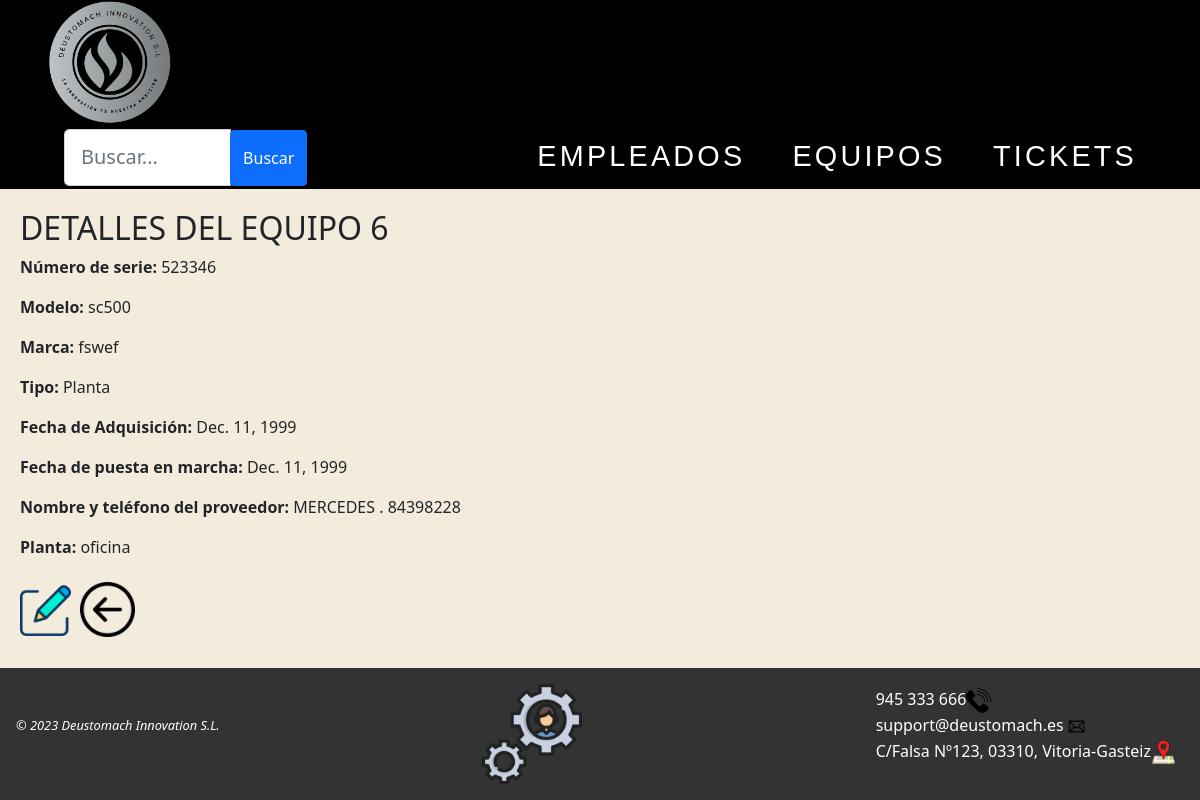
The app's page /AppWeb/listadoEquipos/6 with its own data.
### AppWeb/models.py (models this page shows, shortened)
class Equipo(models.Model):
    nserie = models.CharField(max_length=20, unique=True)
    modelo = models.CharField(max_length=50)
    marca = models.CharField(max_length=30)
    tipo = models.CharField(max_length=20)
    fechaAdquisicion = models.DateField(null=True, blank=True)
    fechaPuestaMarcha = models.DateField(null=True, blank=True)
    provNombre = models.CharField(max_length=30)
    provTelefono = models.IntegerField(default=0)
    planta = models.CharField(max_length=15)

### AppWeb/views.py (the view)
# urls.py: path('AppWeb/listadoEquipos/<int:pk>',views.DetalleEquipo.as_view(), name='detalle-equipo'),
class DetalleEquipo(DetailView):
    template_name = 'detalleEquipo.html'
    model = Equipo

### AppWeb/templates/detalleEquipo.html
{% extends "homeEquipos.html" %}
{% load static %}
{% block contenido %}
{% if equipo %}
<div class="contenido">
    <h2>DETALLES DEL EQUIPO {{equipo.id}}</h2>
    <ul class="detalles">
        <li>
            <p><b>Número de serie: </b>{{equipo.nserie}} </p>
        </li>
        <li>
            <p><b>Modelo: </b>{{equipo.modelo}}</p>
        </li>
        <li>
            <p><b>Marca: </b>{{equipo.marca}}</p>
        </li>
        <li>
            <p><b>Tipo: </b>{{equipo.tipo}}</p>
        </li>
        <li>
            <p><b>Fecha de Adquisición: </b>{{equipo.fechaAdquisicion}} </p>
        </li>
        <li>
            <p><b>Fecha de puesta en marcha: </b>{{equipo.fechaPuestaMarcha}} </p>
        </li>
        <li>
            <p><b>Nombre y teléfono del proveedor: </b>{{equipo.provNombre}} . {{equipo.provTelefono}}</p>
        </li>
        <li>
            <p><b>Planta: </b>{{equipo.planta}}</p>
        </li>
    </ul>
    {% else %}
    <p>No existe el equipo seleccionado.</p>
    {% endif %}
    <a href="{% url 'gestion:modificar-equipo' equipo.id %}"><img src="{% static 'images/editar.png' %}" width="51px"
        title="Haz clic para editar este equipo"></a>
    <a href="{% url 'gestion:listado-equipo' %}"><img class="atras" src="{% static 'images/back.png' %}" title="Pulsa para volver a la página anterior"></a>
</div>
{% endblock %}

### AppWeb/static/css/Estilo.css (style rules this page uses)
img { max-width: 100%; height: auto; }
body { background-color: #f3ebdc; position: relative; display: flex; flex-direction: column; min-height: 100vh; }
.detalles { list-style: none; margin: 0; padding: 0; }
.contenido { margin: 0 auto; max-width: 1400px; padding: 20px; }
.atras { width: 55px; margin-bottom: 10px; margin-top: 7px; margin-left: 5px; }
a { color: white; text-decoration: none; }

### records on screen
Equipo: id "6", nserie "523346", modelo "sc500", marca "fswef", tipo "Planta", fechaAdquisicion "Dec. 11, 1999", fechaPuestaMarcha "Dec. 11, 1999", provNombre "MERCEDES", provTelefono "84398228", planta "oficina"
